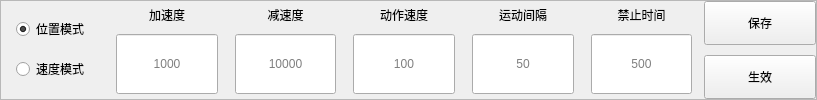
               <widget class="QFrame" name="frame_6">
                <layout class="QVBoxLayout" name="verticalLayout_20">
                 <property name="spacing">
                  <number>7</number>
                 </property>
                 <property name="leftMargin">
                  <number>0</number>
                 </property>
                 <property name="topMargin">
                  <number>0</number>
                 </property>
                 <property name="rightMargin">
                  <number>0</number>
                 </property>
                 <property name="bottomMargin">
                  <number>0</number>
                 </property>
                 <item>
                  <widget class="QFrame" name="frame_3">
                   <property name="frameShape">
                    <enum>QFrame::StyledPanel</enum>
                   </property>
                   <property name="frameShadow">
                    <enum>QFrame::Raised</enum>
                   </property>
                   <layout class="QHBoxLayout" name="horizontalLayout_5" stretch="1,2,2,2,2,2,2">
                    <property name="spacing">
                     <number>7</number>
                    </property>
                    <property name="leftMargin">
                     <number>0</number>
                    </property>
                    <property name="topMargin">
                     <number>0</number>
                    </property>
                    <property name="rightMargin">
                     <number>0</number>
                    </property>
                    <property name="bottomMargin">
                     <number>0</number>
                    </property>
                    <item>
                     <layout class="QVBoxLayout" name="verticalLayout_6">
                      <property name="spacing">
                       <number>0</number>
                      </property>
                      <property name="leftMargin">
                       <number>15</number>
                      </property>
                      <property name="rightMargin">
                       <number>15</number>
                      </property>
                      <item>
                       <widget class="QRadioButton" name="r_pos">
                        <property name="enabled">
                         <bool>true</bool>
                        </property>
                        <property name="layoutDirection">
                         <enum>Qt::LeftToRight</enum>
                        </property>
                        <property name="text">
                         <string>位置模式</string>
                        </property>
                        <property name="checkable">
                         <bool>true</bool>
                        </property>
                        <property name="checked">
                         <bool>true</bool>
                        </property>
                       </widget>
                      </item>
                      <item>
                       <widget class="QRadioButton" name="r_vel">
                        <property name="enabled">
                         <bool>true</bool>
                        </property>
                        <property name="text">
                         <string>速度模式</string>
                        </property>
                        <property name="checked">
                         <bool>false</bool>
                        </property>
                       </widget>
                      </item>
                     </layout>
                    </item>
                    <item>
                     <layout class="QVBoxLayout" name="verticalLayout_8">
                      <property name="spacing">
                       <number>10</number>
                      </property>
                      <property name="leftMargin">
                       <number>5</number>
                      </property>
                      <property name="topMargin">
                       <number>5</number>
                      </property>
                      <property name="rightMargin">
                       <number>5</number>
                      </property>
                      <property name="bottomMargin">
                       <number>5</number>
                      </property>
                      <item>
                       <widget class="QLabel" name="tx_acc">
                        <property name="enabled">
                         <bool>true</bool>
                        </property>
                        <property name="sizePolicy">
                         <sizepolicy hsizetype="Preferred" vsizetype="Fixed">
                          <horstretch>0</horstretch>
                          <verstretch>0</verstretch>
                         </sizepolicy>
                        </property>
                        <property name="text">
                         <string>加速度</string>
                        </property>
                        <property name="alignment">
                         <set>Qt::AlignCenter</set>
                        </property>
                       </widget>
                      </item>
                      <item>
                       <widget class="QLineEdit" name="le_acc">
                        <property name="enabled">
                         <bool>true</bool>
                        </property>
                        <property name="sizePolicy">
                         <sizepolicy hsizetype="Expanding" vsizetype="Preferred">
                          <horstretch>0</horstretch>
                          <verstretch>0</verstretch>
                         </sizepolicy>
                        </property>
                        <property name="alignment">
                         <set>Qt::AlignCenter</set>
                        </property>
                        <property name="placeholderText">
                         <string>1000</string>
                        </property>
                       </widget>
                      </item>
                     </layout>
                    </item>
                    <item>
                     <layout class="QVBoxLayout" name="verticalLayout_9">
                      <property name="spacing">
                       <number>10</number>
                      </property>
                      <property name="leftMargin">
                       <number>5</number>
                      </property>
                      <property name="topMargin">
                       <number>5</number>
                      </property>
                      <property name="rightMargin">
                       <number>5</number>
                      </property>
                      <property name="bottomMargin">
                       <number>5</number>
                      </property>
                      <item>
                       <widget class="QLabel" name="tx_dec">
                        <property name="sizePolicy">
                         <sizepolicy hsizetype="Preferred" vsizetype="Fixed">
                          <horstretch>0</horstretch>
                          <verstretch>0</verstretch>
                         </sizepolicy>
                        </property>
                        <property name="text">
                         <string>减速度</string>
                        </property>
                        <property name="alignment">
                         <set>Qt::AlignCenter</set>
                        </property>
                       </widget>
                      </item>
                      <item>
                       <widget class="QLineEdit" name="le_dec">
                        <property name="sizePolicy">
                         <sizepolicy hsizetype="Expanding" vsizetype="Preferred">
                          <horstretch>0</horstretch>
                          <verstretch>0</verstretch>
                         </sizepolicy>
                        </property>
                        <property name="alignment">
                         <set>Qt::AlignCenter</set>
                        </property>
                        <property name="placeholderText">
                         <string>10000</string>
                        </property>
                       </widget>
                      </item>
                     </layout>
                    </item>
                    <item>
                     <layout class="QVBoxLayout" name="verticalLayout_10">
                      <property name="spacing">
                       <number>10</number>
                      </property>
                      <property name="leftMargin">
                       <number>5</number>
                      </property>
                      <property name="topMargin">
                       <number>5</number>
                      </property>
                      <property name="rightMargin">
                       <number>5</number>
                      </property>
                      <property name="bottomMargin">
                       <number>5</number>
                      </property>
                      <item>
                       <widget class="QLabel" name="tx_vel">
                        <property name="enabled">
                         <bool>true</bool>
                        </property>
                        <property name="sizePolicy">
                         <sizepolicy hsizetype="Preferred" vsizetype="Fixed">
                          <horstretch>0</horstretch>
                          <verstretch>0</verstretch>
                         </sizepolicy>
                        </property>
                        <property name="text">
                         <string>动作速度</string>
                        </property>
                        <property name="alignment">
                         <set>Qt::AlignCenter</set>
                        </property>
                       </widget>
                      </item>
                      <item>
                       <widget class="QLineEdit" name="le_vel">
                        <property name="sizePolicy">
                         <sizepolicy hsizetype="Expanding" vsizetype="Preferred">
                          <horstretch>0</horstretch>
                          <verstretch>0</verstretch>
                         </sizepolicy>
                        </property>
                        <property name="alignment">
                         <set>Qt::AlignCenter</set>
                        </property>
                        <property name="placeholderText">
                         <string>100</string>
                        </property>
                       </widget>
                      </item>
                     </layout>
                    </item>
                    <item>
                     <layout class="QVBoxLayout" name="verticalLayout_21">
                      <property name="spacing">
                       <number>10</number>
                      </property>
                      <property name="leftMargin">
                       <number>5</number>
                      </property>
                      <property name="topMargin">
                       <number>5</number>
                      </property>
                      <property name="rightMargin">
                       <number>5</number>
                      </property>
                      <property name="bottomMargin">
                       <number>5</number>
                      </property>
                      <item>
                       <widget class="QLabel" name="tx_position">
                        <property name="enabled">
                         <bool>true</bool>
                        </property>
                        <property name="sizePolicy">
                         <sizepolicy hsizetype="Preferred" vsizetype="Fixed">
                          <horstretch>0</horstretch>
                          <verstretch>0</verstretch>
                         </sizepolicy>
                        </property>
                        <property name="text">
                         <string>运动间隔</string>
                        </property>
                        <property name="alignment">
                         <set>Qt::AlignCenter</set>
                        </property>
                       </widget>
                      </item>
                      <item>
                       <widget class="QLineEdit" name="le_position">
                        <property name="sizePolicy">
                         <sizepolicy hsizetype="Expanding" vsizetype="Preferred">
                          <horstretch>0</horstretch>
                          <verstretch>0</verstretch>
                         </sizepolicy>
                        </property>
                        <property name="alignment">
                         <set>Qt::AlignCenter</set>
                        </property>
                        <property name="placeholderText">
                         <string>50</string>
                        </property>
                       </widget>
                      </item>
                     </layout>
                    </item>
                    <item>
                     <layout class="QVBoxLayout" name="verticalLayout_11">
                      <property name="spacing">
                       <number>10</number>
                      </property>
                      <property name="leftMargin">
                       <number>5</number>
                      </property>
                      <property name="topMargin">
                       <number>5</number>
                      </property>
                      <property name="rightMargin">
                       <number>5</number>
                      </property>
                      <property name="bottomMargin">
                       <number>5</number>
                      </property>
                      <item>
                       <widget class="QLabel" name="tx_inhibit">
                        <property name="enabled">
                         <bool>true</bool>
                        </property>
                        <property name="sizePolicy">
                         <sizepolicy hsizetype="Preferred" vsizetype="Fixed">
                          <horstretch>0</horstretch>
                          <verstretch>0</verstretch>
                         </sizepolicy>
                        </property>
                        <property name="text">
                         <string>禁止时间</string>
                        </property>
                        <property name="alignment">
                         <set>Qt::AlignCenter</set>
                        </property>
                       </widget>
                      </item>
                      <item>
                       <widget class="QLineEdit" name="le_inhibit">
                        <property name="sizePolicy">
                         <sizepolicy hsizetype="Expanding" vsizetype="Preferred">
                          <horstretch>0</horstretch>
                          <verstretch>0</verstretch>
                         </sizepolicy>
                        </property>
                        <property name="alignment">
                         <set>Qt::AlignCenter</set>
                        </property>
                        <property name="placeholderText">
                         <string>500</string>
                        </property>
                       </widget>
                      </item>
                     </layout>
                    </item>
                    <item>
                     <layout class="QVBoxLayout" name="verticalLayout_51">
                      <property name="spacing">
                       <number>10</number>
                      </property>
                      <item>
                       <widget class="QPushButton" name="bt_save">
                        <property name="sizePolicy">
                         <sizepolicy hsizetype="Minimum" vsizetype="Preferred">
                          <horstretch>0</horstretch>
                          <verstretch>0</verstretch>
                         </sizepolicy>
                        </property>
                        <property name="text">
                         <string>保存</string>
                        </property>
                       </widget>
                      </item>
                      <item>
                       <widget class="QPushButton" name="bt_launch">
                        <property name="sizePolicy">
                         <sizepolicy hsizetype="Minimum" vsizetype="Preferred">
                          <horstretch>0</horstretch>
                          <verstretch>0</verstretch>
                         </sizepolicy>
                        </property>
                        <property name="text">
                         <string>生效</string>
                        </property>
                       </widget>
                      </item>
                     </layout>
                    </item>
                   </layout>
                  </widget>
                 </item>
                </layout>
               </widget>
